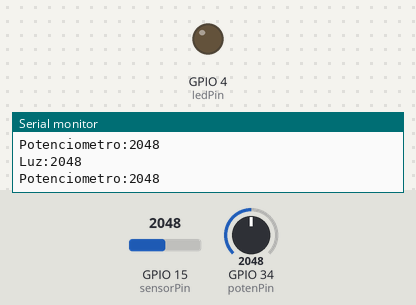
Bench run of a sketch on a simulated ESP32. On the bench: output pins drawn as LEDs (lit = HIGH), the last lines printed to the serial monitor. Inputs (shaded band) come from the test bench; at power-on: GPIO 15 (sensorPin) = 2048, GPIO 34 (potenPin) = 2048.

Above: at 1.2 s.
1.3 s: GPIO 15 (sensorPin) set to 2083
At 2.5 s:
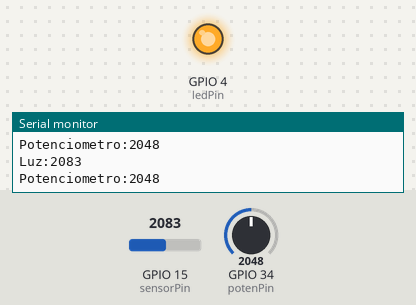
2.8 s: GPIO 15 (sensorPin) set to 2047
At 3.9 s:
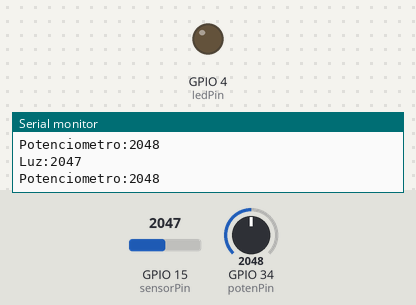
4.3 s: GPIO 15 (sensorPin) set to 2866
At 5.3 s:
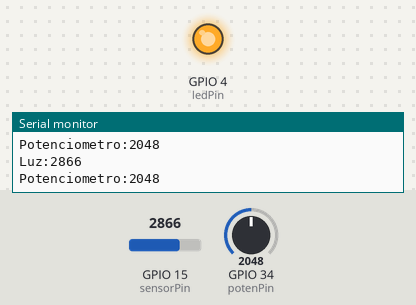
Timing chart, 0 to 7.3 s (numbered marks = the images above; inputs shaded):
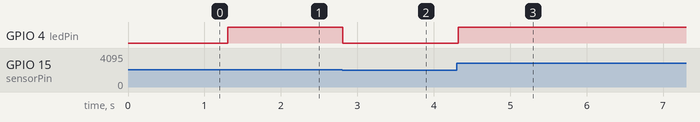

Measured:
- the behaviour switches between 2048 and 2049 on GPIO 15 (sensorPin) (found by bisection; images 0 and 1)
- after the input at 1.3 s, GPIO 4 (ledPin): LOW → HIGH at once
- after the input at 2.8 s, GPIO 4 (ledPin): HIGH → LOW at once
- after the input at 4.3 s, GPIO 4 (ledPin): LOW → HIGH at once

The sketch:

SensorLuminosidade.ino
```cpp
#include <Arduino.h>

const int sensorPin = 15;
const int ledPin = 4;
const int potenPin = 34;

void setup() {
  Serial.begin(115200);
  while(!Serial);

  // Inicialização
  pinMode(ledPin, OUTPUT);
  pinMode(sensorPin, INPUT);
  pinMode(potenPin, INPUT);
  Serial.println("INICIEI!");
}

void loop() {
  // Ler valor do sensor de iluminação
  int valLuz = analogRead(sensorPin);
  int valPoten = analogRead(potenPin);

  // Valor baixo = Muita luz, Valor alto = Pouca luz
  Serial.print("Luz:");
  Serial.println(valLuz);
  Serial.print("Potenciometro:");
  Serial.println(valPoten);
  if (valLuz > valPoten) {
    digitalWrite(ledPin, HIGH);
  } else {
    digitalWrite(ledPin, LOW);
  }

  delay(100);
}
```
